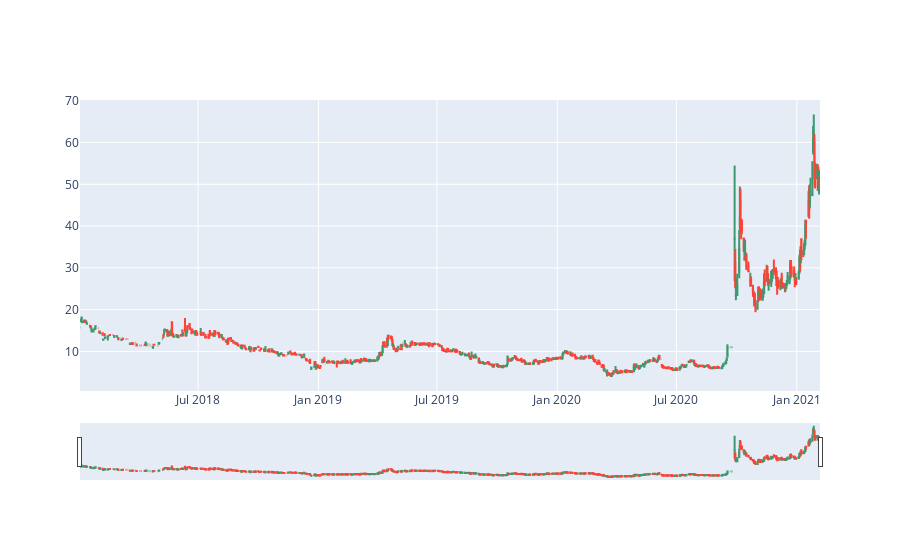

This figure's notebook cell:
### Code cell
fig = go.Figure(data=[go.Candlestick(x=df['Date'],
                open=df['Open'],
                high=df['High'],
                low=df['Low'],
                close=df['Close'])])

fig.show()

### Figure 1 — Plotly figure (JSON) as saved in the notebook; plotly's stock layout.template omitted (floating-point values rounded to 4 significant figures; data arrays with more than 128 entries replaced by an {"elided": "..."} marker saying what was removed)
{"data": [{"close": {"elided": "780 float values"}, "high": {"elided": "780 float values"}, "low": {"elided": "780 float values"}, "open": {"elided": "780 float values"}, "type": "candlestick", "x": {"elided": "780 str values"}}], "layout": {}}
